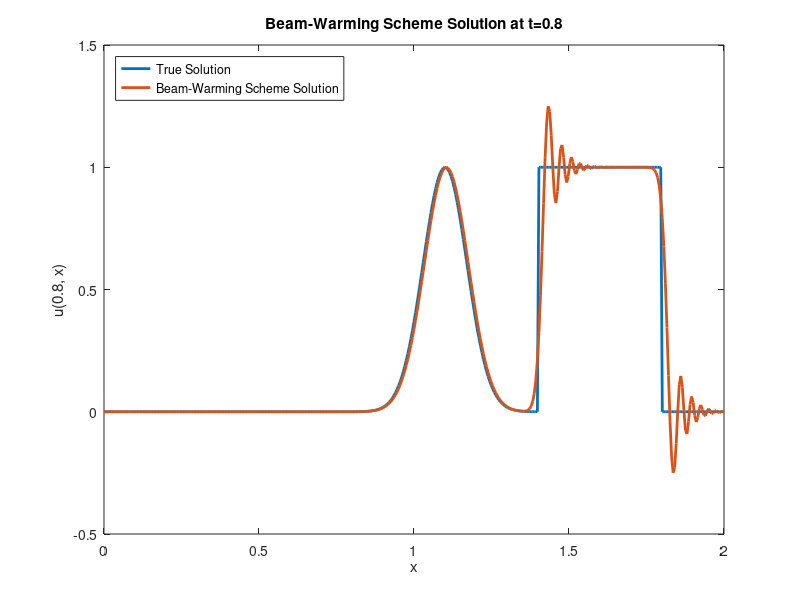

MATLAB code for this plot:
u0 = @(x) (x >= 0 & x<=0.6) .* exp(-100 .* (x-0.3).^2) + (x > 0.6 & x <= 1);
uexact = @(x, t) u0(x - t);

N = 200;
dx = 1 / (N + 1);
dt = 0.8 * dx;

xvals = 0:dx:2;
tvals = 0:dt:1;

[T, X] = meshgrid(tvals, xvals);

sol1 = zeros(length(xvals), 1);  %solution at t=0.5
sol2 = zeros(length(xvals), 1);  %solution at t=0.8

U = zeros(length(xvals), length(tvals));
U(:, 1) = u0(xvals);

for k = 2:length(tvals)  %Use Lax-Wendroff for first spatial step
    U(2, k) = U(2, k-1) - (dt / (2 * dx)) * (U(3, k-1) - U(1, k-1)) + ...
            (dt^2 / (2 * dx^2)) * (U(3, k-1) - 2 * U(2, k-1) + U(1, k-1));
    for j = 3:(length(xvals))
        U(j, k) = U(j, k-1) - (dt / (2 * dx)) * (3 * U(j, k-1) - 4 * U(j-1, k-1) + U(j-2, k-1)) + ...
            (dt^2 / (2 * dx^2)) * (U(j, k-1) - 2 * U(j-1, k-1) + U(j-2, k-1));
    end
    if (tvals(k) >= 0.5 && norm(sol1) == 0)
        sol1 = U(:, k);
    end
    if (tvals(k) >= 0.8 && norm(sol2) == 0)
        sol2 = U(:, k);
    end
end

plot(xvals, uexact(xvals, 0.8), "LineWidth", 2)
hold on;
plot(xvals, sol2, "LineWidth", 2)
title("Beam-Warming Scheme Solution at t=0.8")
legend({"True Solution", "Beam-Warming Scheme Solution"}, 'Location', 'northwest')
xlabel("x")
ylabel("u(0.8, x)")